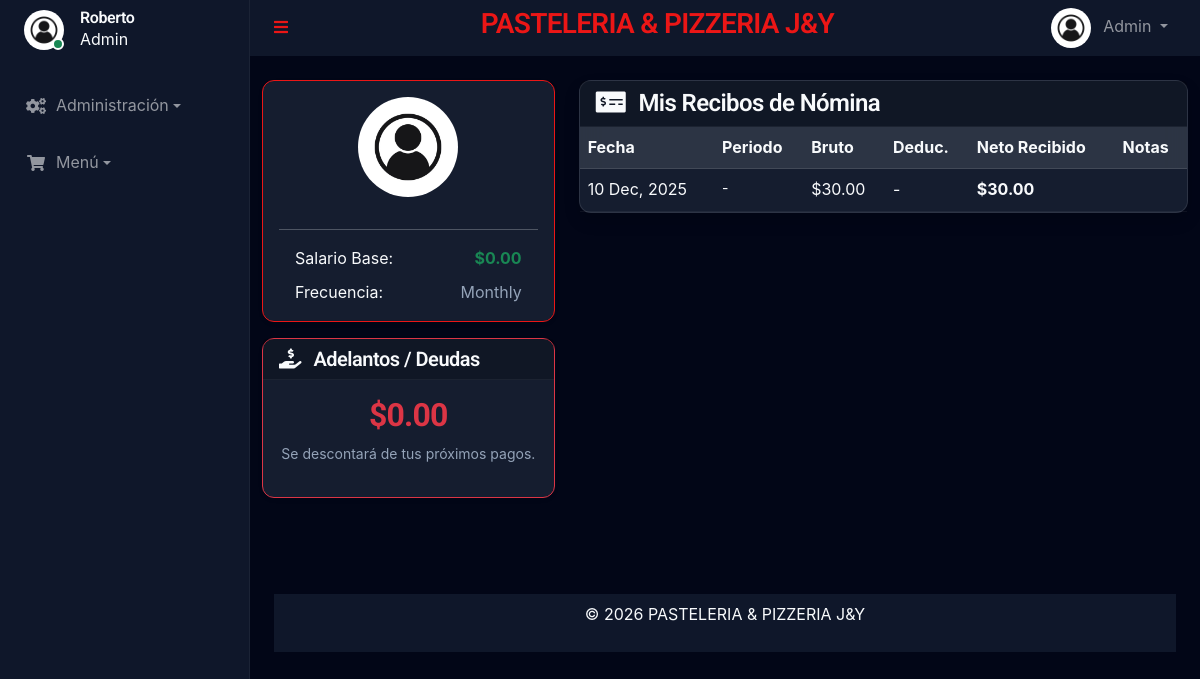
Page /paginas/mis_pagos.php (signed in) on the earlier database version.
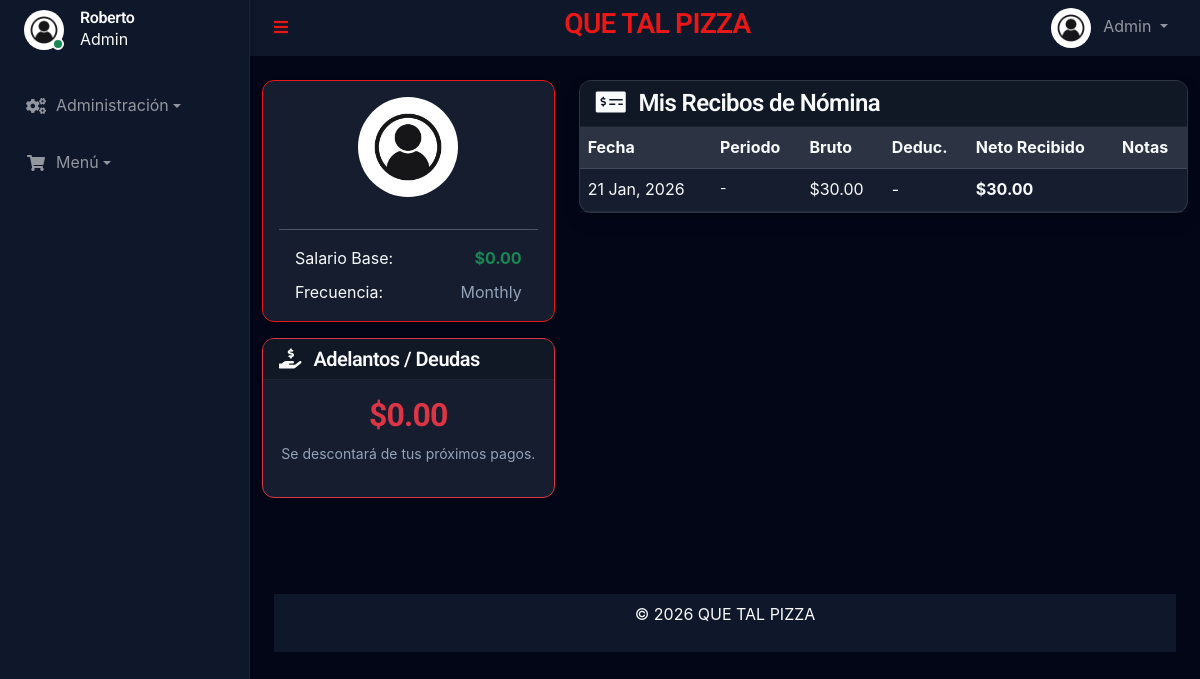
Same page on the later database version.
### tables this page shows
CREATE TABLE `payroll_payments` (
  `id` int(11) NOT NULL,
  `user_id` int(11) NOT NULL,
  `amount` decimal(20,6) NOT NULL,
  `deductions_amount` decimal(20,6) DEFAULT 0.000000,
  `payment_date` date NOT NULL,
  `period_start` date DEFAULT NULL,
  `period_end` date DEFAULT NULL,
  `payment_method_id` int(11) DEFAULT NULL,
  `transaction_id` int(11) DEFAULT NULL,
  `notes` text DEFAULT NULL,
  `created_by` int(11) NOT NULL,
  `created_at` timestamp NULL DEFAULT current_timestamp()
);

### funciones/conexion.php (called while the page is built)
<?php
class Database
{
    private static $connection = null;
    public static function getConnection()
    {
        if (self::$connection === null) {
            try {
                $host = $_ENV['DB_HOST'] ?? 'localhost';
                $dbname = $_ENV['DB_NAME'] ?? 'minimarket';
                $username = $_ENV['DB_USER'] ?? 'root';
                $password = $_ENV['DB_PASSWORD'] ?? '';
                $port = $_ENV['DB_PORT'] ?? '3306';
                $options = [
                    PDO::ATTR_ERRMODE => PDO::ERRMODE_EXCEPTION,
                    PDO::ATTR_DEFAULT_FETCH_MODE => PDO::FETCH_ASSOC,
                    PDO::ATTR_EMULATE_PREPARES => false,
                ];
                self::$connection = new PDO(
                    "mysql:host=$host;port=$port;dbname=$dbname;charset=utf8mb4",
                    $username,
                    $password,
                    $options
                );
            } catch (PDOException $e) {
                error_log("Error de conexión: " . $e->getMessage());
                die("<h3>Error de conexión.</h3>
<p>Verifica tu archivo .env y los logs del servidor.</p>");
            }
        }
        return self::$connection;
    }
}
?>

### templates/autoload.php (called while the page is built, shortened)
<?php
require_once __DIR__ . '/../funciones/conexion.php';
require_once __DIR__ . '/../funciones/Config.php';
$config = new GlobalConfig();

### funciones/Config.php (called while the page is built, shortened)
<?php
class GlobalConfig {
    private $db;
    private $settings = [];
    public function __construct() {
        $this->db = Database::getConnection();
    }
    public function load() {
        try {
            $query = "SELECT config_key, config_value FROM global_config";
            $stmt = $this->db->prepare($query);
            $stmt->execute();
            $results = $stmt->fetchAll(PDO::FETCH_ASSOC);
            if ($results) {
                foreach ($results as $row) {
                    $key = $row['config_key'];
                    $value = $row['config_value'];
                    $this->settings[$key] = $value;
                }
            }
        } catch (Exception $e) {
            error_log("Excepción al cargar la configuración: " . $e->getMessage());
            $this->settings = [];
        }
    }
    public function get($key, $value = null) {
        $this->load();
        return $this->settings[$key] ?? $value;
    }
    public function setGlobals() {
        $this->load();
    }
}
$config = new GlobalConfig();
$config->setGlobals();
?>

### paginas/mis_pagos.php (the view, shortened to what the changed rows need)
<?php
require_once '../templates/autoload.php';
$userId = $_SESSION['user_id'];
$stmt = $db->prepare("SELECT * FROM payroll_payments WHERE user_id = ? ORDER BY payment_date DESC LIMIT 20");
$stmt->execute([$userId]);
$payments = $stmt->fetchAll(PDO::FETCH_ASSOC);
$totalDebt = 0;
require_once '../templates/header.php';
?>
<div class="container mt-4 mb-5">
    <div class="row">
        <div class="col-md-4 mb-4">
            <div class="card shadow-sm mt-3 border-danger">
                <div class="card-body text-center">
                    <h2 class="text-danger fw-bold">$<?= number_format($totalDebt, 2) ?></h2>
                </div>
            </div>
        </div>
        <div class="col-md-8">
            <div class="card shadow">
                <div class="card-body p-0">
                    <div class="table-responsive">
                        <table class="table table-hover mb-0">
                            <thead class="table-light">
                                <tr>
                                    <th>Fecha</th>
                                    <th>Periodo</th>
                                    <th>Bruto</th>
                                    <th>Deduc.</th>
                                    <th>Neto Recibido</th>
                                    <th>Notas</th>
                                </tr>
                            </thead>
                            <tbody>
                                <?php if (empty($payments)): ?>
                                    <tr>
                                        <td colspan="6" class="text-center py-4 text-muted">Aún no tienes pagos registrados.
                                        </td>
                                    </tr>
                                <?php else: ?>
                                    <?php foreach ($payments as $p):
                                        $neto = $p['amount'] - ($p['deductions_amount'] ?? 0);
                                        ?>
                                        <tr>
                                            <td><?= date('d M, Y', strtotime($p['payment_date'])) ?></td>
                                            <td class="small text-muted">
                                                <?= $p['period_start'] ? date('d/m', strtotime($p['period_start'])) . ' - ' . date('d/m', strtotime($p['period_end'])) : '-' ?>
                                            </td>
                                            <td>$<?= number_format($p['amount'], 2) ?></td>
                                            <td class="text-danger">
                                                <?php if ($p['deductions_amount'] > 0): ?>
                                                    - $<?= number_format($p['deductions_amount'], 2) ?>
                                                <?php else: ?>
                                                    -
                                                <?php endif; ?>
                                            </td>
                                            <td class="fw-bold text-success">$<?= number_format($neto, 2) ?></td>
                                            <td class="small text-muted fst-italic"><?= htmlspecialchars($p['notes']) ?></td>
                                        </tr>
                                    <?php endforeach; ?>
                                <?php endif; ?>
                            </tbody>
                        </table>
                    </div>
                </div>
            </div>
        </div>
    </div>
</div>
<?php require_once '../templates/footer.php'; ?>

### templates/header.php (shortened to what the changed rows need)
<!DOCTYPE html>
<html lang="es">
<head>
    <link href="https://cdnjs.cloudflare.com/ajax/libs/font-awesome/5.10.0/css/all.min.css" rel="stylesheet">
    <link href="https://cdn.jsdelivr.net/npm/bootstrap-icons@1.4.1/font/bootstrap-icons.css" rel="stylesheet">
    <link href="https://cdn.jsdelivr.net/npm/select2@4.1.0-rc.0/dist/css/select2.min.css" rel="stylesheet" />
    <link href="../lib/owlcarousel/assets/owl.carousel.min.css" rel="stylesheet">
    <link href="../lib/tempusdominus/css/tempusdominus-bootstrap-4.min.css" rel="stylesheet" />
    <link href="../css/bootstrap.min.css" rel="stylesheet">
    <link href="../css/style.css" rel="stylesheet">
</head>
<body>
    <div class="container-fluid position-relative d-flex p-0">
        <div class="content">
            <nav class="navbar navbar-expand bg-secondary navbar-dark sticky-top px-4 py-0">
                <div class="navbar-nav align-items-center ms-auto">
                    <a href="index.html" class="navbar-brand mx-8 mb-8">
                        <h3 class="text-primary"><? echo $GLOBALS['site_name']; ?></h3>
                    </a>
                </div>
            </nav>

### templates/footer.php (shortened to what the changed rows need)
<div class="container-fluid sticky-down pt-4 px-4">
  <footer>
    <nav class="navbar justify-content-center navbar-expand bg-secondary navbar-dark sticky-down px-10 py-10  ">
      &copy; <?php echo date("Y"); ?> <?php echo htmlspecialchars($config->get('site_name')); ?>
    </nav>
    <nav class="navbar justify-content-center navbar-expand bg-secondary navbar-dark sticky-down px-2 py-2  ">
    </nav>
  </footer>
</div>
</div>
</div>
</body>
</html>

Differences in the rows shown:
removed payroll_payments: payment_date "10 Dec, 2025", amount "30.00", neto "30.00"
added payroll_payments: payment_date "21 Jan, 2026", amount "30.00", neto "30.00"
Other differences:
$GLOBALS['site_name']: "PASTELERIA & PIZZERIA J&Y" → "QUE TAL PIZZA"
$config->get('site_name'): "PASTELERIA & PIZZERIA J&Y" → "QUE TAL PIZZA"
